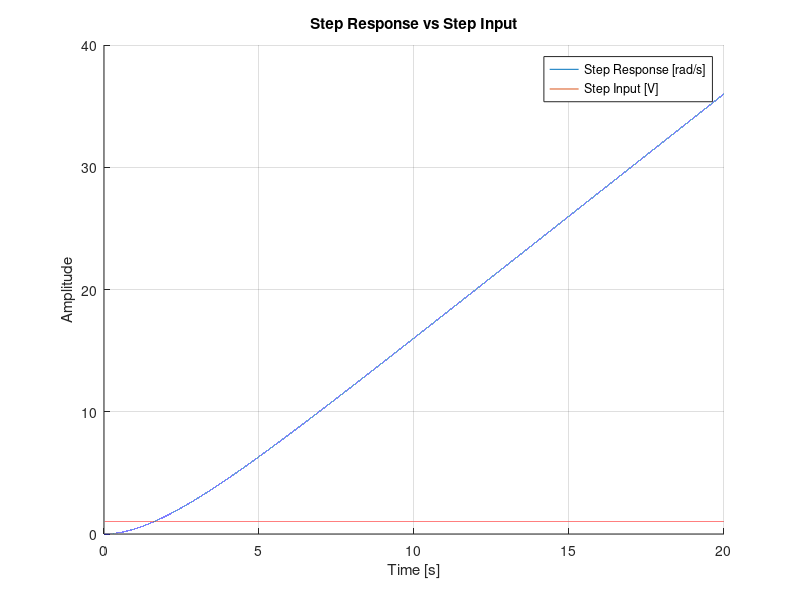
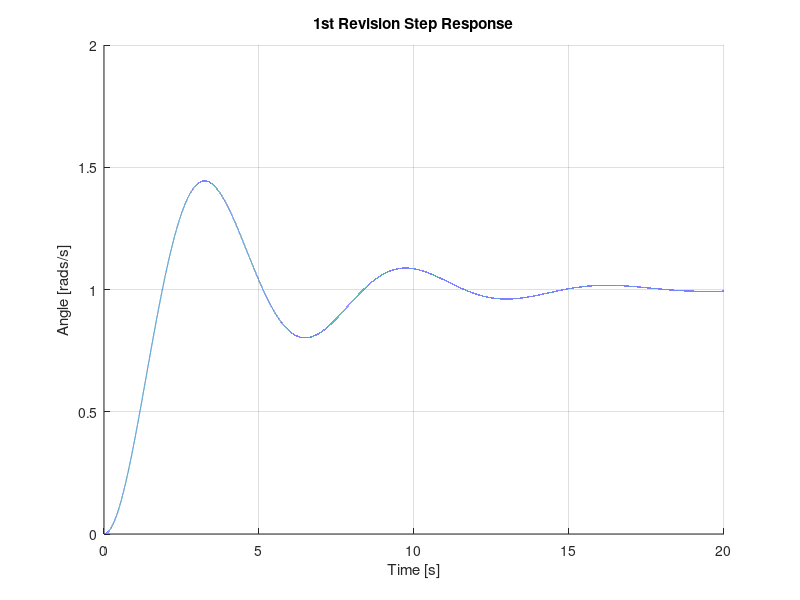
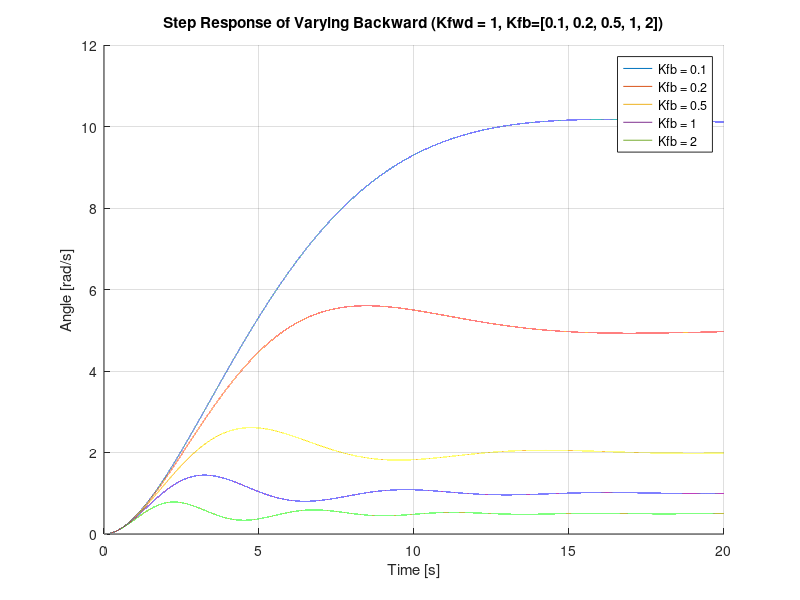
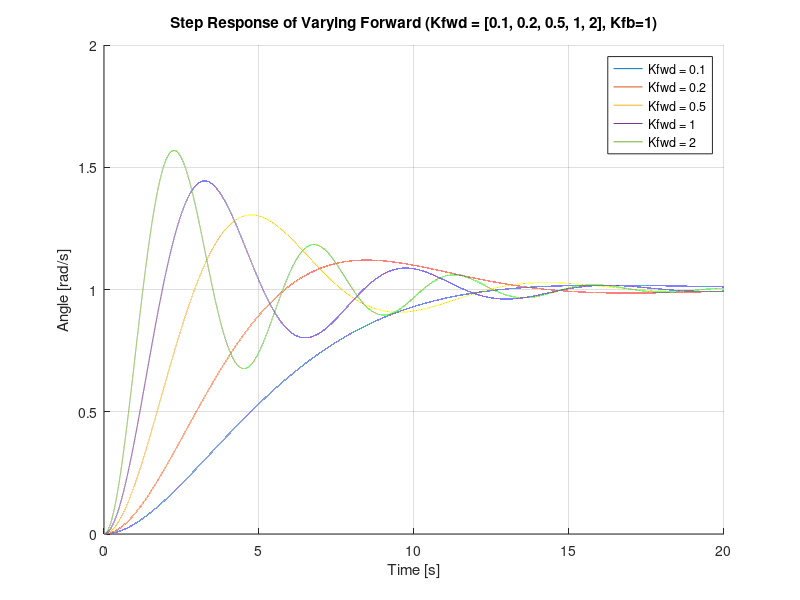

Source code (MATLAB) for these figures, in order: (Note: this script raises an error after producing the figures.)
%% EGB242 Assignment 2, Section 2 %%
% This file is a template for your MATLAB solution to Section 2.
%
% Before starting to write code, generate your data with the ??? as
% described in the assignment task.

%% Initialise workspace
clear all; close all;

% Begin writing your MATLAB solution below this line.

%% 2.1
Km = 1; alpha = 0.5;
num = [Km]; den = [1 0.5 0];
H = tf(num, den); % <-- DONE
% ltiview(H);
% stepinfo(H);
T = 20; samples = 10e4;
fs = samples / T; ts = 1/fs;
t = linspace(0,T, samples+1); t(end)=[];
STEPINPUT = ones(size(t));
STEPRESPONSE = (2*t)-4+(4*exp(-0.5*t)); % <-- Keep this
figure; hold on; grid on;
plot(t, STEPRESPONSE);
plot(t, STEPINPUT);
title('Step Response vs Step Input');
xlabel('Time [s]');
ylabel('Amplitude')
legend('Step Response [rad/s]', 'Step Input [V]');

%% 2.2
STEPRESPONSEV2 = H/(1+H);
% ltiview(STEPRESPONSEV2);
% stepinfo(STEPRESPONSEV2)
num2 = [1]; % 1 constant
den2 = [1 0.5 1]; % 1 s^2, 0.5 s, 1 constant
H2 = tf(num2, den2); % Create transfer Function from this equation
% ltiview(H2);
% stepinfo(H2)
stepResponse = lsim(H2, STEPINPUT, t); % Simulate 
figure; hold on; grid on;
plot(t, stepResponse)
title('1st Revision Step Response');
xlabel('Time [s]');
ylabel('Angle [rads/s]')

%% 2.3
wn = 1;
zeta = 0.25;
Ts = 4/zeta*wn;
Tp = pi / (wn*sqrt(1-zeta^2));
OSpercent = exp(-(zeta*pi / sqrt(1-(zeta^2)))) * 100;

%% 2.4 Varying Backwards
% Create and Simulate Each Case %
% Forward = 1, Back = 0.1
numb01 = [1]; denb01 = [1 0.5 0.1]; 
Hb01 = tf(numb01, denb01);
% ltiview(Hb01); stepinfo(Hb01);
stepResponseb01 = lsim(Hb01, STEPINPUT, t);

% Forward = 1, Back = 0.2
numb02 = [1]; denb02 = [1 0.5 0.2]; 
Hb02 = tf(numb02, denb02);
% ltiview(Hb02); stepinfo(Hb02);
stepResponseb02 = lsim(Hb02, STEPINPUT, t);

% Forward = 1, Back = 0.2
numb05 = [1]; denb05 = [1 0.5 0.5]; 
Hb05 = tf(numb05, denb05);
% ltiview(Hb05); stepinfo(Hb05);
stepResponseb05 = lsim(Hb05, STEPINPUT, t);

% Forward = 1, Back = 1
numb1 = [1]; denb1 = [1 0.5 1]; 
Hb1 = tf(numb1, denb1);
% ltiview(Hb1); stepinfo(Hb1);
stepResponseb1 = lsim(Hb1, STEPINPUT, t);

% Forward = 1, Back = 2
numb2 = [1]; denb2 = [1 0.5 2]; 
Hb2 = tf(numb2, denb2);
% ltiview(Hb2); stepinfo(Hb2);
stepResponseb2 = lsim(Hb2, STEPINPUT, t);

% Plot %
figure; hold on; grid on;
plot(t, stepResponseb01);
plot(t, stepResponseb02);
plot(t, stepResponseb05);
plot(t, stepResponseb1);
plot(t, stepResponseb2);
title('Step Response of Varying Backward (Kfwd = 1, Kfb=[0.1, 0.2, 0.5, 1, 2])');
xlabel('Time [s]'); ylabel('Angle [rad/s]');
legend('Kfb = 0.1', 'Kfb = 0.2', 'Kfb = 0.5','Kfb = 1','Kfb = 2');

%% 2.4 Varying Forward
% Create and Simulate Each Case %
% Forward = 0.1, Back = 1
numf01 = [0.1]; denf01 = [1 0.5 0.1]; 
Hf01 = tf(numf01, denf01);
% ltiview(Hf01); stepinfo(Hf01);
stepResponsef01 = lsim(Hf01, STEPINPUT, t);

% Forward = 0.2, Back = 1
numf02 = [0.2]; denf02 = [1 0.5 0.2]; 
Hf02 = tf(numf02, denf02);
% ltiview(Hf02); stepinfo(Hf02);
stepResponsef02 = lsim(Hf02, STEPINPUT, t);

% Forward = 0.5, Back = 1
numf05 = [0.5]; denf05 = [1 0.5 0.5]; 
Hf05 = tf(numf05, denf05);
% ltiview(Hf05); stepinfo(Hf05);
stepResponsef05 = lsim(Hf05, STEPINPUT, t);

% Forward = 1, Back = 1
numf1 = [1]; denf1 = [1 0.5 1]; 
Hf1 = tf(numf1, denf1);
% ltiview(Hf1); stepinfo(Hf1);
stepResponsef1 = lsim(Hf1, STEPINPUT, t);

% Forward = 2, Back = 1
numf2 = [2]; denf2 = [1 0.5 2]; 
Hf2 = tf(numf2, denf2);
% ltiview(Hf2); stepinfo(Hf2);
stepResponsef2 = lsim(Hf2, STEPINPUT, t);

% Plot %
figure; hold on; grid on;
plot(t, stepResponsef01);
plot(t, stepResponsef02);
plot(t, stepResponsef05);
plot(t, stepResponsef1);
plot(t, stepResponsef2);
title('Step Response of Varying Forward (Kfwd = [0.1, 0.2, 0.5, 1, 2], Kfb=1)');
xlabel('Time [s]'); ylabel('Angle [rad/s]');
legend('Kfwd = 0.1', 'Kfwd = 0.2', 'Kfwd = 0.5','Kfwd = 1','Kfwd = 2');


%% 2.5
Kfb = 1/(2*pi);
Kfwd = (((pi/13)^2)+(1/16))*(2*pi); 
finalnum = [Kfwd]; finalden = [1 0.5 (Kfwd*Kfb)]; cameraTF = tf(finalnum, finalden);
% ltiview(cameraTF); stepinfo(cameraTF)
finalstepResponse = lsim(cameraTF, STEPINPUT, t);
figure; hold on; grid on;
plot(t, finalstepResponse);
title('Step Response of the final Revision of the Control System');
xlabel('Time [s]'); ylabel('Angle [rad/s]');
figure; hold on; grid on;
plot(t, finalstepResponse);
plot(t, stepResponse);
plot(t, STEPRESPONSE);
title('Step Response of Control System from the initial version to the final version');
xlabel('Time [s]'); ylabel('Angle [rad/s]');
legend('Final Revision', '1st Revision', 'intial DC Motor');

%% 2.6
StartAngle = 30;
EndAngle = 210;
startVoltage = (StartAngle*(pi/180))/(2*pi);
endVoltage = (EndAngle*(pi/180))/(2*pi);
[startIm, finalIm] = cameraPan(startVoltage, endVoltage, cameraTF);

%% Near perfect / Near Critically Damped but still underdamped as there is an over shoot
% finalnum = [0.3085*(2*pi)]; finalden = [1 1 0.3085]; cameraTF = tf(finalnum, finalden);
% criticalstepResponse = lsim(cameraTF, STEPINPUT, t);
% figure; hold on; grid on;
% plot(t, criticalstepResponse);
% title('Step Response of near critical damped Control System');
% xlabel('Time [s]'); ylabel('Angle [rad/s]');
% figure; hold on; grid on;
% plot(t, criticalstepResponse);
% plot(t, finalstepResponse);
% title('Near Critical Damped VS Final Version');
% xlabel('Time [s]'); ylabel('Angle [rad/s]');
% legend('Critically Damped', 'Final Revision');
% startVoltage = (30*(pi/180))/(2*pi);
% endVoltage = (210*(pi/180))/(2*pi);
% [startIm, finalIm] = cameraPan(startVoltage, endVoltage, cameraTF);
